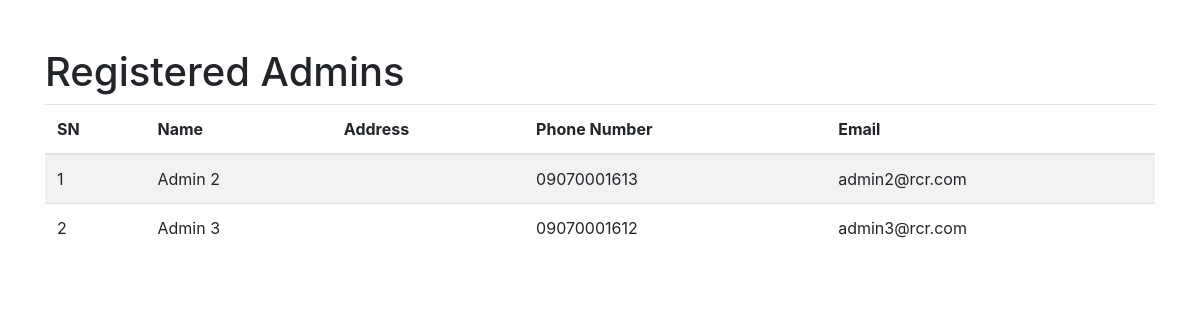
The page /admins on the database its author committed.
### app.py (models this page shows, shortened)
class Admin(UserMixin, db.Model):
    __tablename__ = 'admin'
    id = db.Column(db.Integer, primary_key=True)
    admin_name = db.Column(db.String(100), nullable=False)
    email = db.Column(db.String(120), unique=True, nullable=False)
    phone_number = db.Column(db.String(20))
    password = db.Column(db.String(200))
    is_admin_flag = db.Column(db.Boolean, default=True)  # Renamed to avoid conflict
    last_edited_by_webmaster_id = db.Column(db.Integer, db.ForeignKey('webmaster.id'))
    last_edited_by_webmaster = db.relationship('Webmaster', backref='admin_records', foreign_keys=[last_edited_by_webmaster_id])

### app.py (the view)
@app.route('/admins')
def show_admins():
    webmasters = Webmaster.query.all()
    admins = Admin.query.all()
    return render_template('admins.html', admins=admins, webmasters=webmasters)

### app.py (called while the page is built)
@app.before_request
def before_request():
    session.permanent = True
    app.permanent_session_lifetime = timedelta(minutes=20)
    session.modified = True
    session['last_activity'] = time.time()

### templates/admins.html (shortened to what this page needs)
<!DOCTYPE html>
<html lang="en">
<head>
    <link href="https://stackpath.bootstrapcdn.com/bootstrap/4.5.2/css/bootstrap.min.css" rel="stylesheet">
</head>
<body>
    <div class="container mt-5">
        <h1>Registered Admins</h1>
        <table class="table table-striped">
            <thead>
                <tr>
                    <th>SN</th>
                    <th>Name</th>
                    <th>Address</th>
                    <th>Phone Number</th>
                    <th>Email</th>
                </tr>
            </thead>
            <tbody>
                {% for admin in admins %}
                <tr>
                    <td>{{ admin.id }}</td>
                    <td>{{ admin.admin_name }}</td>
                    <td>{{ admin.admin_address }}</td>
                    <td>{{ admin.phone_number }}</td>
                    <td>{{ admin.email }}</td>
                </tr>
                {% endfor %}
            </tbody>
        </table>
    </div>
</body>
</html>

### rows shown on the page
Admin: id "1", admin_name "Admin 2", phone_number "09070001613", email "admin2@rcr.com"
Admin: id "2", admin_name "Admin 3", phone_number "09070001612", email "admin3@rcr.com"
